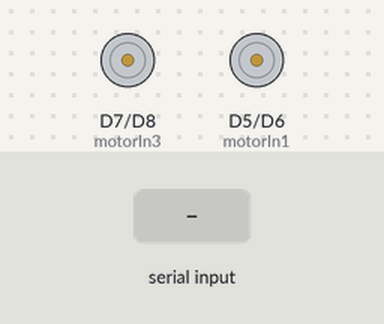
Bench run of a sketch on a simulated ESP8266 (Wemos D1 mini). Parts: motor-driver pin pairs drawn as motors (green arrow = first pin HIGH = forward, orange = second pin HIGH = backward, longer = more drive). The test bench sets the inputs (shaded band). What the sketch prints to the serial monitor is not drawn.

Above: at 1.2 s.
1.3 s: "1" received over the second serial link
At 1.8 s:
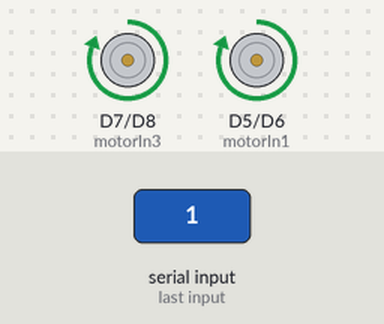
2.8 s: "2" received over the second serial link
At 4.0 s:
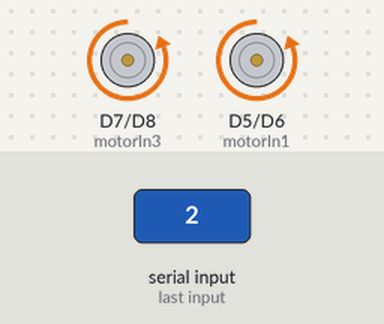
4.3 s: "3" received over the second serial link
At 5.3 s:
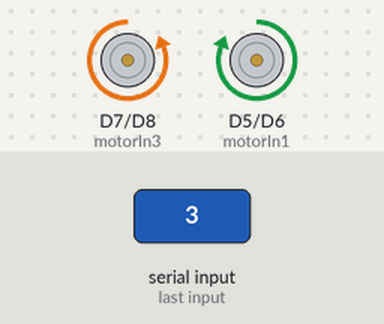
5.8 s: "4" received over the second serial link
At 6.5 s:
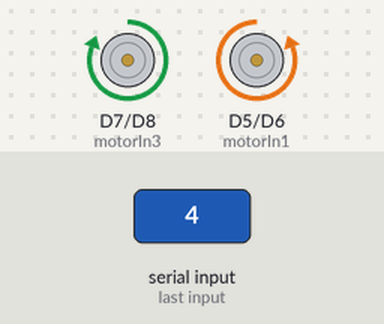
7.3 s: "0" received over the second serial link
At 7.6 s:
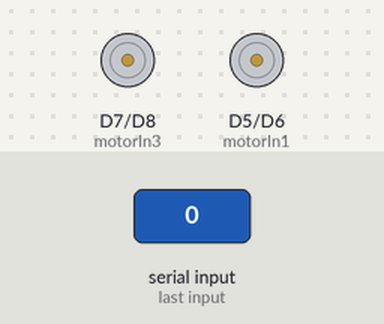
Timing chart, 0 to 9.8 s (numbered marks = the images above; inputs shaded):
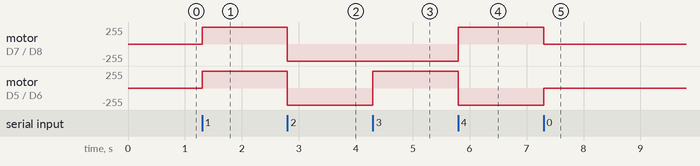

Measured:
- after the input at 1.3 s, motor on D7 (motorIn3) / D8 (motorIn4), motor on D5 (motorIn1) / D6 (motorIn2): stopped → forward 255/255 at once
- after the input at 2.8 s, motor on D7 (motorIn3) / D8 (motorIn4), motor on D5 (motorIn1) / D6 (motorIn2): forward 255/255 → backward 255/255 at once
- after the input at 4.3 s, motor on D5 (motorIn1) / D6 (motorIn2): backward 255/255 → forward 255/255 at once
- after the input at 5.8 s, motor on D7 (motorIn3) / D8 (motorIn4): backward 255/255 → forward 255/255 at once; motor on D5 (motorIn1) / D6 (motorIn2): forward 255/255 → backward 255/255 at once
- after the input at 7.3 s, motor on D7 (motorIn3) / D8 (motorIn4): forward 255/255 → stopped at once; motor on D5 (motorIn1) / D6 (motorIn2): backward 255/255 → stopped at once

The sketch:

rc_bluetooth.ino
```cpp
#include <SoftwareSerial.h>

// Pin untuk modul Bluetooth JDY-31
const int BT_RX = D3; // Pin RX Wemos D1 R1, sambungkan ke TX
const int BT_TX = D4; // Pin TX Wemos D1 R1, sambungkan ke RX

// Pin untuk motor driver L298N
const int motorIn1 = D5;
const int motorIn2 = D6;
const int motorIn3 = D7;
const int motorIn4 = D8;

// Membuat objek software serial untuk komunikasi dengan modul Bluetooth
SoftwareSerial bluetoothSerial(BT_RX, BT_TX);

void setup() {
  // Inisialisasi komunikasi serial dengan baud rate 9600
  Serial.begin(9600);

  // Inisialisasi komunikasi serial dengan modul Bluetooth dengan baud rate 9600
  bluetoothSerial.begin(9600);
  Serial.println("Bluetooth JDY-31 dengan Wemos D1 R1 siap!");

  // Inisialisasi pin motor sebagai output
  pinMode(motorIn1, OUTPUT);
  pinMode(motorIn2, OUTPUT);
  pinMode(motorIn3, OUTPUT);
  pinMode(motorIn4, OUTPUT);
}

void loop() {
  // Membaca data dari modul Bluetooth dan mengirimkannya ke Serial Monitor
  while (bluetoothSerial.available()) {
    char btData = bluetoothSerial.read();
    Serial.write(btData); // Menggunakan write untuk lebih cepat

    // Kontrol motor berdasarkan data yang diterima
    if (btData == '1') {
      maju();
    } else if (btData == '2') {
      mundur();
    } else if (btData == '3') {
      kanan();
    } else if (btData == '4') {
      kiri();
    } else {
      berhenti();
    }
  }

  // Membaca data dari Serial Monitor dan mengirimkannya ke modul Bluetooth
  while (Serial.available()) {
    char serialData = Serial.read();
    bluetoothSerial.write(serialData); // Menggunakan write untuk lebih cepat
  }
}

void maju() {
  digitalWrite(motorIn1, HIGH);
  digitalWrite(motorIn2, LOW);
  digitalWrite(motorIn3, HIGH);
  digitalWrite(motorIn4, LOW);
}

void mundur() {
  digitalWrite(motorIn1, LOW);
  digitalWrite(motorIn2, HIGH);
  digitalWrite(motorIn3, LOW);
  digitalWrite(motorIn4, HIGH);
}

void kanan() {
  digitalWrite(motorIn1, HIGH);
  digitalWrite(motorIn2, LOW);
  digitalWrite(motorIn3, LOW);
  digitalWrite(motorIn4, HIGH);
}

void kiri() {
  digitalWrite(motorIn1, LOW);
  digitalWrite(motorIn2, HIGH);
  digitalWrite(motorIn3, HIGH);
  digitalWrite(motorIn4, LOW);
}

void berhenti() {
  digitalWrite(motorIn1, LOW);
  digitalWrite(motorIn2, LOW);
  digitalWrite(motorIn3, LOW);
  digitalWrite(motorIn4, LOW);
}
```
